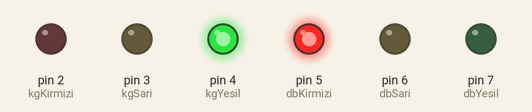
A sketch run on a simulated Arduino Uno, built with avr-gcc and run on an emulated ATmega328P. On the bench: output pins drawn as LEDs (lit = HIGH).

Above: at 2.0 s.
At 4.7 s:
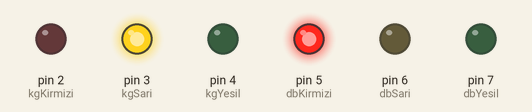
At 6.0 s:
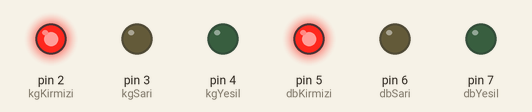
At 8.5 s:
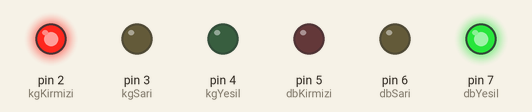
At 11.2 s:
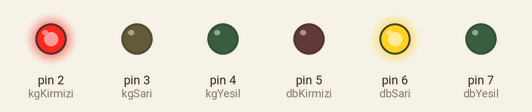
Timing chart, 0 to 16.9 s (numbered marks = the images above):
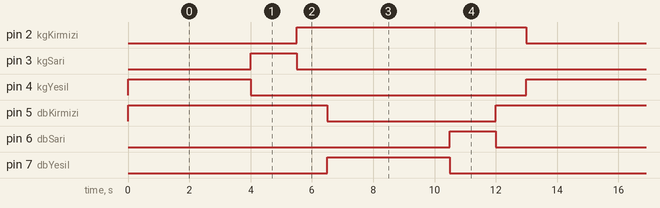

The sketch:

Ornek4_Kavsak.ino
```cpp
/*
  ROBOTİK KODLAMA 10 - 8. HAFTA - ÖRNEK 4 (SEKTÖR): İKİ YOLLU KAVŞAK  (6 LED)
  ----------------------------------------------------------------------
  Senaryo : Kuzey-Güney (KG) ve Doğu-Batı (DB) yolları kesişir. Her yolun üç lambası var.
            İki yolda aynı anda yeşil yanmamalı; geçişlerde kısa bir "hepsi kırmızı" süre bırakılır.
  Kazanım : Çakışmayan fazlar tasarlamak; 6 pini adlandırarak kısa ve okunur kod yazmak.

  MALZEME LİSTESİ
    Arduino Uno 1 · Uzun breadboard (42 sütun) 1 · LED: kırmızı 2, sarı 2, yeşil 2
    Direnç 220 ohm 6 · Jumper kablo 7

  PİNLER
    KG: D2 kırmızı, D3 sarı, D4 yeşil   |   DB: D5 kırmızı, D6 sarı, D7 yeşil
*/

int kgKirmizi = 2;
int kgSari = 3;
int kgYesil = 4;
int dbKirmizi = 5;
int dbSari = 6;
int dbYesil = 7;

void setup() {
  pinMode(kgKirmizi, OUTPUT);
  pinMode(kgSari, OUTPUT);
  pinMode(kgYesil, OUTPUT);
  pinMode(dbKirmizi, OUTPUT);
  pinMode(dbSari, OUTPUT);
  pinMode(dbYesil, OUTPUT);
  digitalWrite(kgKirmizi, HIGH);   // başlangıç: hepsi kırmızı
  digitalWrite(dbKirmizi, HIGH);
}

void loop() {
  digitalWrite(kgKirmizi, LOW);    // KG yeşil
  digitalWrite(kgYesil, HIGH);
  delay(4000);
  digitalWrite(kgYesil, LOW);      // KG sarı
  digitalWrite(kgSari, HIGH);
  delay(1500);
  digitalWrite(kgSari, LOW);       // hepsi kırmızı
  digitalWrite(kgKirmizi, HIGH);
  delay(1000);
  digitalWrite(dbKirmizi, LOW);    // DB yeşil
  digitalWrite(dbYesil, HIGH);
  delay(4000);
  digitalWrite(dbYesil, LOW);      // DB sarı
  digitalWrite(dbSari, HIGH);
  delay(1500);
  digitalWrite(dbSari, LOW);       // hepsi kırmızı
  digitalWrite(dbKirmizi, HIGH);
  delay(1000);
}

/*
  DEĞİŞTİR VE GÖZLE
    - KG yeşil süresini 8000 yap (ana cadde). Kavşak kaç saniyede bir tur atar?
    - Hepsi kırmızı beklemesini (delay(1000)) sil. Güvenlik açısından ne kaybedersin?

  TOPLAM SÜRE (doğrulama): 4000 + 1500 + 1000 + 4000 + 1500 + 1000 = 13000 ms
*/
```

Measured:
- by itself, pin 2 (kgKirmizi), pin 5 (dbKirmizi): alternates HIGH for 7.5 s and LOW for 5.5 s
- by itself, pin 3 (kgSari), pin 6 (dbSari): alternates HIGH for 1.5 s and LOW for 11.5 s
- by itself, pin 4 (kgYesil), pin 7 (dbYesil): alternates HIGH for 4.0 s and LOW for 9.0 s
